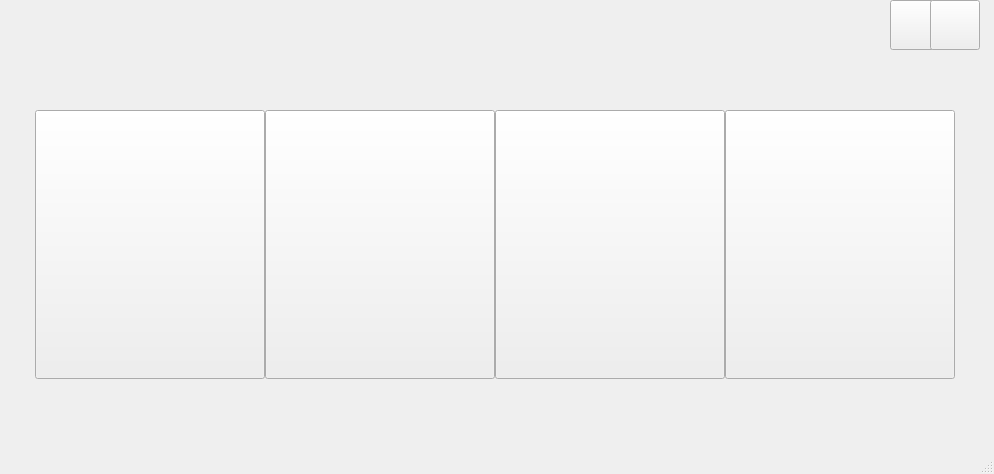
<?xml version="1.0" encoding="UTF-8"?>
<ui version="4.0">
 <class>MainWindow</class>
 <widget class="QMainWindow" name="MainWindow">
  <property name="geometry">
   <rect>
    <x>0</x>
    <y>0</y>
    <width>994</width>
    <height>474</height>
   </rect>
  </property>
  <property name="windowTitle">
   <string>系统集成主界面</string>
  </property>
  <widget class="QWidget" name="centralWidget">
   <widget class="QPushButton" name="pushButton">
    <property name="geometry">
     <rect>
      <x>35</x>
      <y>110</y>
      <width>230</width>
      <height>269</height>
     </rect>
    </property>
    <property name="text">
     <string/>
    </property>
   </widget>
   <widget class="QPushButton" name="pushButton_2">
    <property name="geometry">
     <rect>
      <x>495</x>
      <y>110</y>
      <width>230</width>
      <height>269</height>
     </rect>
    </property>
    <property name="text">
     <string/>
    </property>
   </widget>
   <widget class="QPushButton" name="pushButton_3">
    <property name="geometry">
     <rect>
      <x>265</x>
      <y>110</y>
      <width>230</width>
      <height>269</height>
     </rect>
    </property>
    <property name="text">
     <string/>
    </property>
   </widget>
   <widget class="QPushButton" name="pushButton_4">
    <property name="geometry">
     <rect>
      <x>890</x>
      <y>0</y>
      <width>50</width>
      <height>50</height>
     </rect>
    </property>
    <property name="text">
     <string/>
    </property>
   </widget>
   <widget class="QPushButton" name="pushButton_5">
    <property name="geometry">
     <rect>
      <x>930</x>
      <y>0</y>
      <width>50</width>
      <height>50</height>
     </rect>
    </property>
    <property name="text">
     <string/>
    </property>
   </widget>
   <widget class="QPushButton" name="pushButton_6">
    <property name="geometry">
     <rect>
      <x>725</x>
      <y>110</y>
      <width>230</width>
      <height>269</height>
     </rect>
    </property>
    <property name="text">
     <string/>
    </property>
   </widget>
  </widget>
  <widget class="QStatusBar" name="statusBar"/>
 </widget>
 <layoutdefault spacing="6" margin="11"/>
 <resources/>
 <connections/>
</ui>
